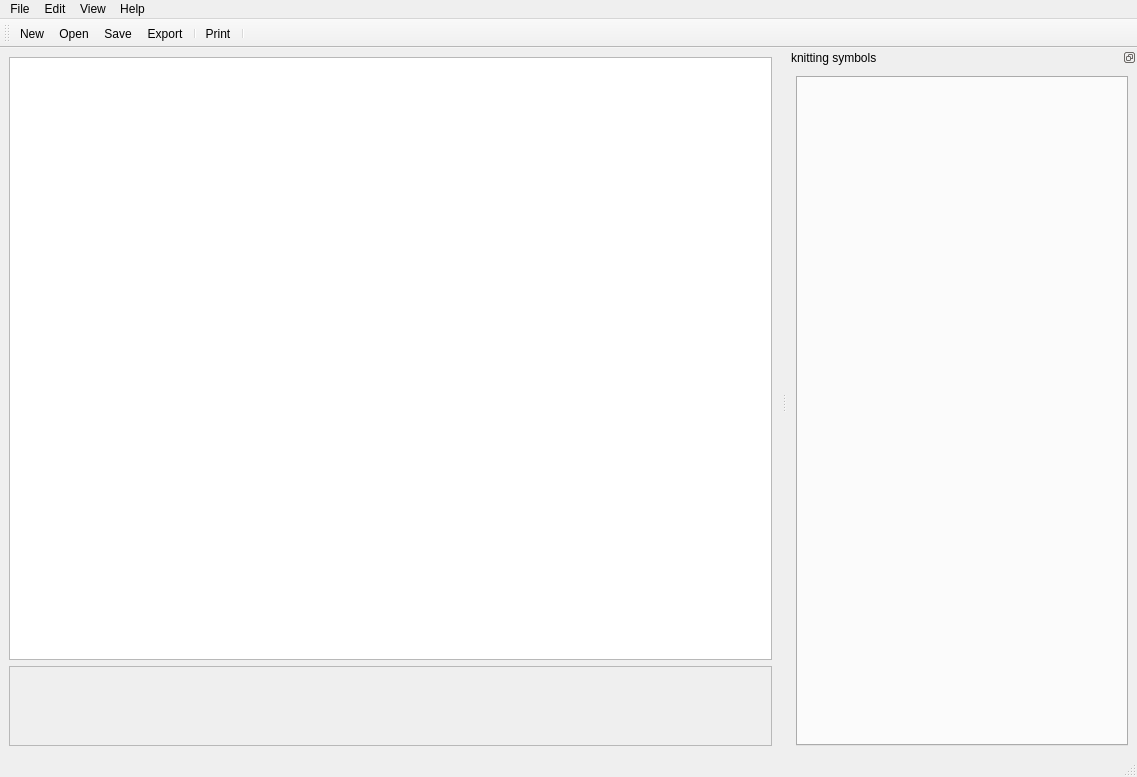
<?xml version="1.0" encoding="UTF-8"?>
<ui version="4.0">
 <class>MainWindow</class>
 <widget class="QMainWindow" name="MainWindow">
  <property name="geometry">
   <rect>
    <x>0</x>
    <y>0</y>
    <width>1137</width>
    <height>777</height>
   </rect>
  </property>
  <property name="windowTitle">
   <string>sconcho - das geht nun wirklich nicht</string>
  </property>
  <property name="windowIcon">
   <iconset resource="../icons.qrc">
    <normaloff>:/icons/sconcho_icon.png</normaloff>:/icons/sconcho_icon.png</iconset>
  </property>
  <widget class="QWidget" name="centralwidget">
   <layout class="QHBoxLayout" name="horizontalLayout_2">
    <item>
     <layout class="QVBoxLayout" name="verticalLayout">
      <item>
       <widget class="QGraphicsView" name="graphicsView">
        <property name="sizePolicy">
         <sizepolicy hsizetype="Preferred" vsizetype="Preferred">
          <horstretch>0</horstretch>
          <verstretch>20</verstretch>
         </sizepolicy>
        </property>
        <property name="minimumSize">
         <size>
          <width>0</width>
          <height>0</height>
         </size>
        </property>
       </widget>
      </item>
      <item>
       <widget class="QScrollArea" name="scrollArea">
        <property name="sizePolicy">
         <sizepolicy hsizetype="Preferred" vsizetype="Preferred">
          <horstretch>0</horstretch>
          <verstretch>1</verstretch>
         </sizepolicy>
        </property>
        <property name="minimumSize">
         <size>
          <width>0</width>
          <height>80</height>
         </size>
        </property>
        <property name="widgetResizable">
         <bool>true</bool>
        </property>
        <widget class="QWidget" name="colorWidgetContainer">
         <property name="geometry">
          <rect>
           <x>0</x>
           <y>0</y>
           <width>757</width>
           <height>76</height>
          </rect>
         </property>
         <layout class="QHBoxLayout" name="horizontalLayout"/>
        </widget>
       </widget>
      </item>
     </layout>
    </item>
   </layout>
  </widget>
  <widget class="QMenuBar" name="menubar">
   <property name="geometry">
    <rect>
     <x>0</x>
     <y>0</y>
     <width>1137</width>
     <height>28</height>
    </rect>
   </property>
   <widget class="QMenu" name="menuFile">
    <property name="title">
     <string>File</string>
    </property>
    <addaction name="actionNew"/>
    <addaction name="actionOpen"/>
    <addaction name="separator"/>
    <addaction name="actionSave"/>
    <addaction name="actionSave_as"/>
    <addaction name="actionExport"/>
    <addaction name="separator"/>
    <addaction name="actionPrint"/>
    <addaction name="separator"/>
    <addaction name="actionQuit"/>
   </widget>
   <widget class="QMenu" name="menuEdit">
    <property name="title">
     <string>Edit</string>
    </property>
    <addaction name="actionPreferences"/>
   </widget>
   <widget class="QMenu" name="menuView">
    <property name="title">
     <string>View</string>
    </property>
    <addaction name="actionShow_pattern_grid"/>
    <addaction name="actionShow_legend"/>
   </widget>
   <widget class="QMenu" name="menuHelp">
    <property name="title">
     <string>Help</string>
    </property>
    <addaction name="actionAbout_sconcho"/>
    <addaction name="actionAbout_Qt4"/>
   </widget>
   <addaction name="menuFile"/>
   <addaction name="menuEdit"/>
   <addaction name="menuView"/>
   <addaction name="menuHelp"/>
  </widget>
  <widget class="QStatusBar" name="statusbar"/>
  <widget class="QDockWidget" name="dockWidget_3">
   <property name="sizePolicy">
    <sizepolicy hsizetype="Preferred" vsizetype="Preferred">
     <horstretch>0</horstretch>
     <verstretch>4</verstretch>
    </sizepolicy>
   </property>
   <property name="minimumSize">
    <size>
     <width>350</width>
     <height>89</height>
    </size>
   </property>
   <property name="features">
    <set>QDockWidget::DockWidgetFloatable|QDockWidget::DockWidgetMovable</set>
   </property>
   <property name="windowTitle">
    <string>knitting symbols</string>
   </property>
   <attribute name="dockWidgetArea">
    <number>2</number>
   </attribute>
   <widget class="QWidget" name="dockWidgetContents_3">
    <layout class="QVBoxLayout" name="verticalLayout_2">
     <item>
      <widget class="QTabWidget" name="symbolWidgetBase">
       <property name="sizePolicy">
        <sizepolicy hsizetype="Preferred" vsizetype="Expanding">
         <horstretch>0</horstretch>
         <verstretch>0</verstretch>
        </sizepolicy>
       </property>
       <property name="currentIndex">
        <number>-1</number>
       </property>
      </widget>
     </item>
    </layout>
   </widget>
  </widget>
  <widget class="QToolBar" name="toolBar">
   <property name="windowTitle">
    <string>toolBar</string>
   </property>
   <attribute name="toolBarArea">
    <enum>TopToolBarArea</enum>
   </attribute>
   <attribute name="toolBarBreak">
    <bool>false</bool>
   </attribute>
   <addaction name="actionNew"/>
   <addaction name="actionOpen"/>
   <addaction name="actionSave"/>
   <addaction name="actionExport"/>
   <addaction name="separator"/>
   <addaction name="actionPrint"/>
   <addaction name="separator"/>
  </widget>
  <action name="actionAbout_sconcho">
   <property name="text">
    <string>About sconcho</string>
   </property>
  </action>
  <action name="actionAbout_Qt4">
   <property name="text">
    <string>About Qt4</string>
   </property>
  </action>
  <action name="actionPreferences">
   <property name="text">
    <string>Preferences</string>
   </property>
  </action>
  <action name="actionNew">
   <property name="icon">
    <iconset resource="../icons.qrc">
     <normaloff>:/icons/filenew.png</normaloff>:/icons/filenew.png</iconset>
   </property>
   <property name="text">
    <string>New</string>
   </property>
   <property name="shortcut">
    <string>Ctrl+N</string>
   </property>
  </action>
  <action name="actionOpen">
   <property name="icon">
    <iconset resource="../icons.qrc">
     <normaloff>:/icons/fileopen.png</normaloff>:/icons/fileopen.png</iconset>
   </property>
   <property name="text">
    <string>Open</string>
   </property>
   <property name="shortcut">
    <string>Ctrl+O</string>
   </property>
  </action>
  <action name="actionSave">
   <property name="icon">
    <iconset resource="../icons.qrc">
     <normaloff>:/icons/filesave.png</normaloff>:/icons/filesave.png</iconset>
   </property>
   <property name="text">
    <string>Save</string>
   </property>
   <property name="shortcut">
    <string>Ctrl+S</string>
   </property>
  </action>
  <action name="actionSave_as">
   <property name="icon">
    <iconset resource="../icons.qrc">
     <normaloff>:/icons/filesave.png</normaloff>:/icons/filesave.png</iconset>
   </property>
   <property name="text">
    <string>Save as</string>
   </property>
  </action>
  <action name="actionExport">
   <property name="icon">
    <iconset resource="../icons.qrc">
     <normaloff>:/icons/fileexport.png</normaloff>:/icons/fileexport.png</iconset>
   </property>
   <property name="text">
    <string>Export</string>
   </property>
   <property name="shortcut">
    <string>Ctrl+E</string>
   </property>
  </action>
  <action name="actionQuit">
   <property name="icon">
    <iconset resource="../icons.qrc">
     <normaloff>:/icons/exit.png</normaloff>:/icons/exit.png</iconset>
   </property>
   <property name="text">
    <string>Quit</string>
   </property>
   <property name="shortcut">
    <string>Ctrl+Q</string>
   </property>
  </action>
  <action name="actionPrint">
   <property name="icon">
    <iconset resource="../icons.qrc">
     <normaloff>:/icons/fileprint.png</normaloff>:/icons/fileprint.png</iconset>
   </property>
   <property name="text">
    <string>Print</string>
   </property>
   <property name="shortcut">
    <string>Ctrl+P</string>
   </property>
  </action>
  <action name="actionShow_pattern_grid">
   <property name="checkable">
    <bool>true</bool>
   </property>
   <property name="checked">
    <bool>true</bool>
   </property>
   <property name="text">
    <string>show pattern grid</string>
   </property>
  </action>
  <action name="actionShow_legend">
   <property name="checkable">
    <bool>true</bool>
   </property>
   <property name="checked">
    <bool>true</bool>
   </property>
   <property name="text">
    <string>show legend</string>
   </property>
  </action>
 </widget>
 <resources>
  <include location="../icons.qrc"/>
 </resources>
 <connections/>
</ui>
